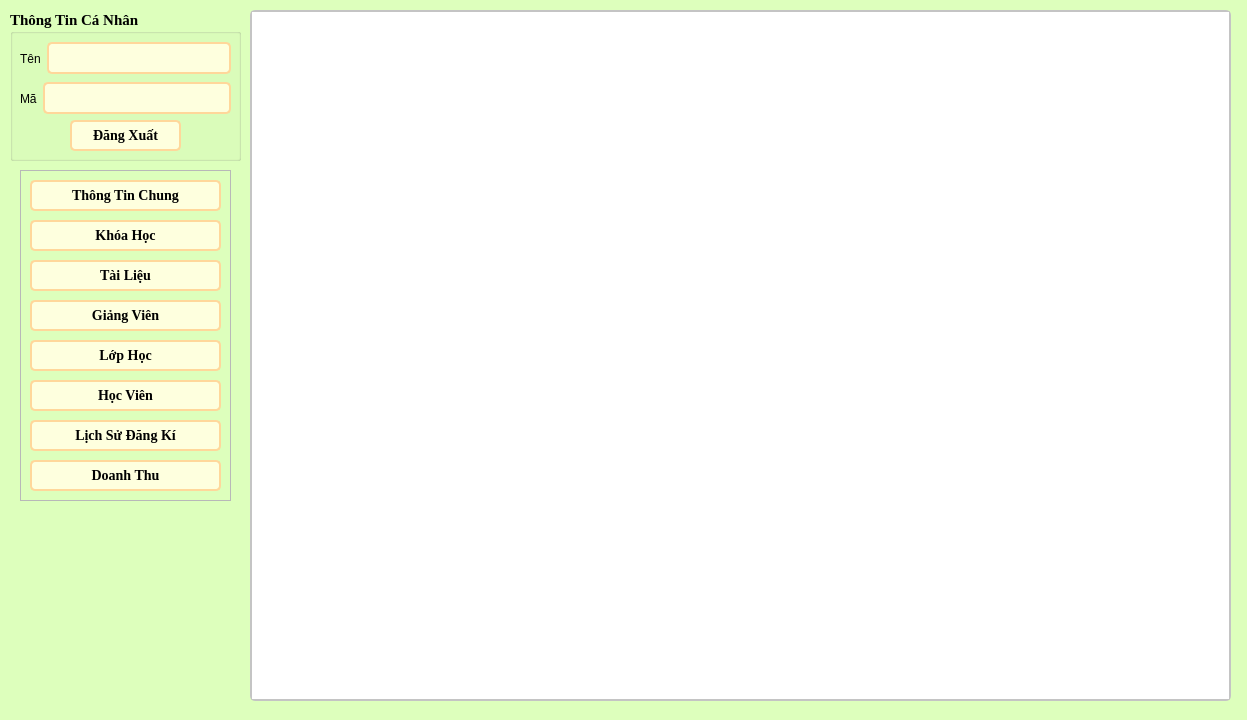
<?xml version="1.0" encoding="UTF-8"?>
<ui version="4.0">
 <class>LichSuThaoTac</class>
 <widget class="QWidget" name="LichSuThaoTac">
  <property name="geometry">
   <rect>
    <x>0</x>
    <y>0</y>
    <width>1247</width>
    <height>720</height>
   </rect>
  </property>
  <property name="windowTitle">
   <string>Lịch Sử Thao Tác</string>
  </property>
  <property name="styleSheet">
   <string notr="true">*{
	font: 700 11pt &quot;Times New Roman&quot;;
}
QWidget#LichSuThaoTac {
    background-color: #DDFFBC
}

/* LineEdit Styles */
QLineEdit {
    border: 2px solid #FFD79A;
    border-radius: 5px;
    padding: 5px;
    background-color: #FEFFDE;
    font-size: 14px;
}

QLineEdit:focus {
    border: 2px solid #0078d7;
}

/* PushButton Styles */
QPushButton {
    border: 2px solid #FFD79A;
    border-radius: 5px;
    padding: 5px 15px;
    background-color: #FEFFDE;
    color: #000000;
    font-size: 14px;
}

QPushButton:hover {
    background-color: #FFD79A;
}

QPushButton:pressed {
    background-color: #004494;
}

/* TableWidget Styles */
QTableWidget {
    border: 2px solid #c4c4c4;
    border-radius: 5px;
    font-size: 14px;
}

QHeaderView::section {
    background-color: #FFFAC0;
    color: #9DE6E8;
    padding: 5px;
    border: 1px solid #c4c4c4;
}

QTableWidget::item {
    padding: 5px;
}

QTableWidget::item:selected {
    background-color: #FFD79A;
    color: #FFFAC0;
}

QTableWidget::item:hover {
    background-color: #FFD79A;
}

/* ScrollBar Styles */
QScrollBar:vertical {
    border: none;
    background: #f0f0f0;
    width: 12px;
    margin: 15px 0 15px 0;
}

QScrollBar::handle:vertical {
    background: #c4c4c4;
    min-height: 20px;
    border-radius: 5px;
}

QScrollBar::add-line:vertical,
QScrollBar::sub-line:vertical {
    height: 0;
}

QScrollBar::add-page:vertical,
QScrollBar::sub-page:vertical {
    background: none;
}
/* QDateEdit Styles */
QDateEdit {
    border: 2px solid #FFD79A;
    border-radius: 5px;
    padding: 5px;
    background-color: #FEFFDE;
    font-size: 14px;
}
QDateEdit:focus {
    border: 2px solid #0078d7;
}
/* ComboBox Styles */
QComboBox {
    border: 2px solid #FFD79A;
    border-radius: 5px;
    padding: 5px;
    background-color: #FEFFDE;
    font-size: 14px;
    min-width: 6em;
}

QComboBox:focus {
    border: 2px solid #0078d7;
}

QComboBox::drop-down {
    border: none;
}

QComboBox::down-arrow {
    image: url(down_arrow.png); /* Thay đổi icon mũi tên nếu cần */
}

QComboBox::down-arrow:on {
    top: 1px;
    left: 1px;
}

QComboBox QAbstractItemView {
    border: 2px solid #FFD79A;
    border-radius: 5px;
    background-color: #FEFFDE;
    font-size: 14px;
    selection-background-color: #FFD79A;
}
</string>
  </property>
  <widget class="QGroupBox" name="groupBox_2">
   <property name="enabled">
    <bool>true</bool>
   </property>
   <property name="geometry">
    <rect>
     <x>10</x>
     <y>10</y>
     <width>231</width>
     <height>151</height>
    </rect>
   </property>
   <property name="font">
    <font>
     <family>Times New Roman</family>
     <pointsize>11</pointsize>
     <italic>false</italic>
     <bold>true</bold>
    </font>
   </property>
   <property name="title">
    <string>Thông Tin Cá Nhân</string>
   </property>
   <widget class="QPushButton" name="btn_dangxuat">
    <property name="geometry">
     <rect>
      <x>60</x>
      <y>110</y>
      <width>111</width>
      <height>31</height>
     </rect>
    </property>
    <property name="font">
     <font>
      <family>Times New Roman</family>
      <pointsize>-1</pointsize>
      <italic>false</italic>
      <bold>true</bold>
      <underline>false</underline>
      <strikeout>false</strikeout>
     </font>
    </property>
    <property name="styleSheet">
     <string notr="true"/>
    </property>
    <property name="text">
     <string>Đăng Xuất</string>
    </property>
   </widget>
   <widget class="QWidget" name="layoutWidget_4">
    <property name="geometry">
     <rect>
      <x>10</x>
      <y>30</y>
      <width>211</width>
      <height>37</height>
     </rect>
    </property>
    <layout class="QHBoxLayout" name="horizontalLayout_4">
     <item>
      <widget class="QLabel" name="label_3">
       <property name="text">
        <string>Tên</string>
       </property>
      </widget>
     </item>
     <item>
      <widget class="QLineEdit" name="Tentaikhoan">
       <property name="enabled">
        <bool>false</bool>
       </property>
      </widget>
     </item>
    </layout>
   </widget>
   <widget class="QWidget" name="layoutWidget_5">
    <property name="geometry">
     <rect>
      <x>10</x>
      <y>70</y>
      <width>211</width>
      <height>37</height>
     </rect>
    </property>
    <layout class="QHBoxLayout" name="horizontalLayout_5">
     <item>
      <widget class="QLabel" name="label_4">
       <property name="text">
        <string>Mã</string>
       </property>
      </widget>
     </item>
     <item>
      <widget class="QLineEdit" name="lop">
       <property name="enabled">
        <bool>false</bool>
       </property>
      </widget>
     </item>
    </layout>
   </widget>
  </widget>
  <widget class="QFrame" name="frame_btn">
   <property name="geometry">
    <rect>
     <x>20</x>
     <y>170</y>
     <width>211</width>
     <height>331</height>
    </rect>
   </property>
   <property name="styleSheet">
    <string notr="true"/>
   </property>
   <property name="frameShape">
    <enum>QFrame::Shape::StyledPanel</enum>
   </property>
   <property name="frameShadow">
    <enum>QFrame::Shadow::Raised</enum>
   </property>
   <widget class="QPushButton" name="btn_thongtinchung">
    <property name="enabled">
     <bool>false</bool>
    </property>
    <property name="geometry">
     <rect>
      <x>10</x>
      <y>10</y>
      <width>191</width>
      <height>31</height>
     </rect>
    </property>
    <property name="font">
     <font>
      <family>Times New Roman</family>
      <pointsize>-1</pointsize>
      <italic>false</italic>
      <bold>true</bold>
      <underline>false</underline>
      <strikeout>false</strikeout>
     </font>
    </property>
    <property name="text">
     <string>Thông Tin Chung</string>
    </property>
   </widget>
   <widget class="QPushButton" name="btn_giangvien">
    <property name="geometry">
     <rect>
      <x>10</x>
      <y>130</y>
      <width>191</width>
      <height>31</height>
     </rect>
    </property>
    <property name="font">
     <font>
      <family>Times New Roman</family>
      <pointsize>-1</pointsize>
      <italic>false</italic>
      <bold>true</bold>
      <underline>false</underline>
      <strikeout>false</strikeout>
     </font>
    </property>
    <property name="text">
     <string>Giảng Viên</string>
    </property>
   </widget>
   <widget class="QPushButton" name="btn_tailieu">
    <property name="enabled">
     <bool>true</bool>
    </property>
    <property name="geometry">
     <rect>
      <x>10</x>
      <y>90</y>
      <width>191</width>
      <height>31</height>
     </rect>
    </property>
    <property name="font">
     <font>
      <family>Times New Roman</family>
      <pointsize>-1</pointsize>
      <italic>false</italic>
      <bold>true</bold>
      <underline>false</underline>
      <strikeout>false</strikeout>
     </font>
    </property>
    <property name="text">
     <string>Tài Liệu</string>
    </property>
   </widget>
   <widget class="QPushButton" name="btn_lichsudangki">
    <property name="geometry">
     <rect>
      <x>10</x>
      <y>250</y>
      <width>191</width>
      <height>31</height>
     </rect>
    </property>
    <property name="font">
     <font>
      <family>Times New Roman</family>
      <pointsize>-1</pointsize>
      <italic>false</italic>
      <bold>true</bold>
      <underline>false</underline>
      <strikeout>false</strikeout>
     </font>
    </property>
    <property name="text">
     <string>Lịch Sử Đăng Kí</string>
    </property>
   </widget>
   <widget class="QPushButton" name="btn_lophoc">
    <property name="geometry">
     <rect>
      <x>10</x>
      <y>170</y>
      <width>191</width>
      <height>31</height>
     </rect>
    </property>
    <property name="font">
     <font>
      <family>Times New Roman</family>
      <pointsize>-1</pointsize>
      <italic>false</italic>
      <bold>true</bold>
      <underline>false</underline>
      <strikeout>false</strikeout>
     </font>
    </property>
    <property name="text">
     <string>Lớp Học</string>
    </property>
   </widget>
   <widget class="QPushButton" name="btn_doanhthu">
    <property name="geometry">
     <rect>
      <x>10</x>
      <y>290</y>
      <width>191</width>
      <height>31</height>
     </rect>
    </property>
    <property name="font">
     <font>
      <family>Times New Roman</family>
      <pointsize>-1</pointsize>
      <italic>false</italic>
      <bold>true</bold>
      <underline>false</underline>
      <strikeout>false</strikeout>
     </font>
    </property>
    <property name="text">
     <string>Doanh Thu</string>
    </property>
   </widget>
   <widget class="QPushButton" name="btn_hocvien">
    <property name="geometry">
     <rect>
      <x>10</x>
      <y>210</y>
      <width>191</width>
      <height>31</height>
     </rect>
    </property>
    <property name="font">
     <font>
      <family>Times New Roman</family>
      <pointsize>-1</pointsize>
      <italic>false</italic>
      <bold>true</bold>
      <underline>false</underline>
      <strikeout>false</strikeout>
     </font>
    </property>
    <property name="text">
     <string>Học Viên</string>
    </property>
   </widget>
   <widget class="QPushButton" name="btn_khoahoc">
    <property name="enabled">
     <bool>true</bool>
    </property>
    <property name="geometry">
     <rect>
      <x>10</x>
      <y>50</y>
      <width>191</width>
      <height>31</height>
     </rect>
    </property>
    <property name="font">
     <font>
      <family>Times New Roman</family>
      <pointsize>-1</pointsize>
      <italic>false</italic>
      <bold>true</bold>
      <underline>false</underline>
      <strikeout>false</strikeout>
     </font>
    </property>
    <property name="text">
     <string>Khóa Học</string>
    </property>
   </widget>
  </widget>
  <widget class="QTableWidget" name="result_table">
   <property name="geometry">
    <rect>
     <x>250</x>
     <y>10</y>
     <width>981</width>
     <height>691</height>
    </rect>
   </property>
  </widget>
 </widget>
 <resources/>
 <connections/>
</ui>
